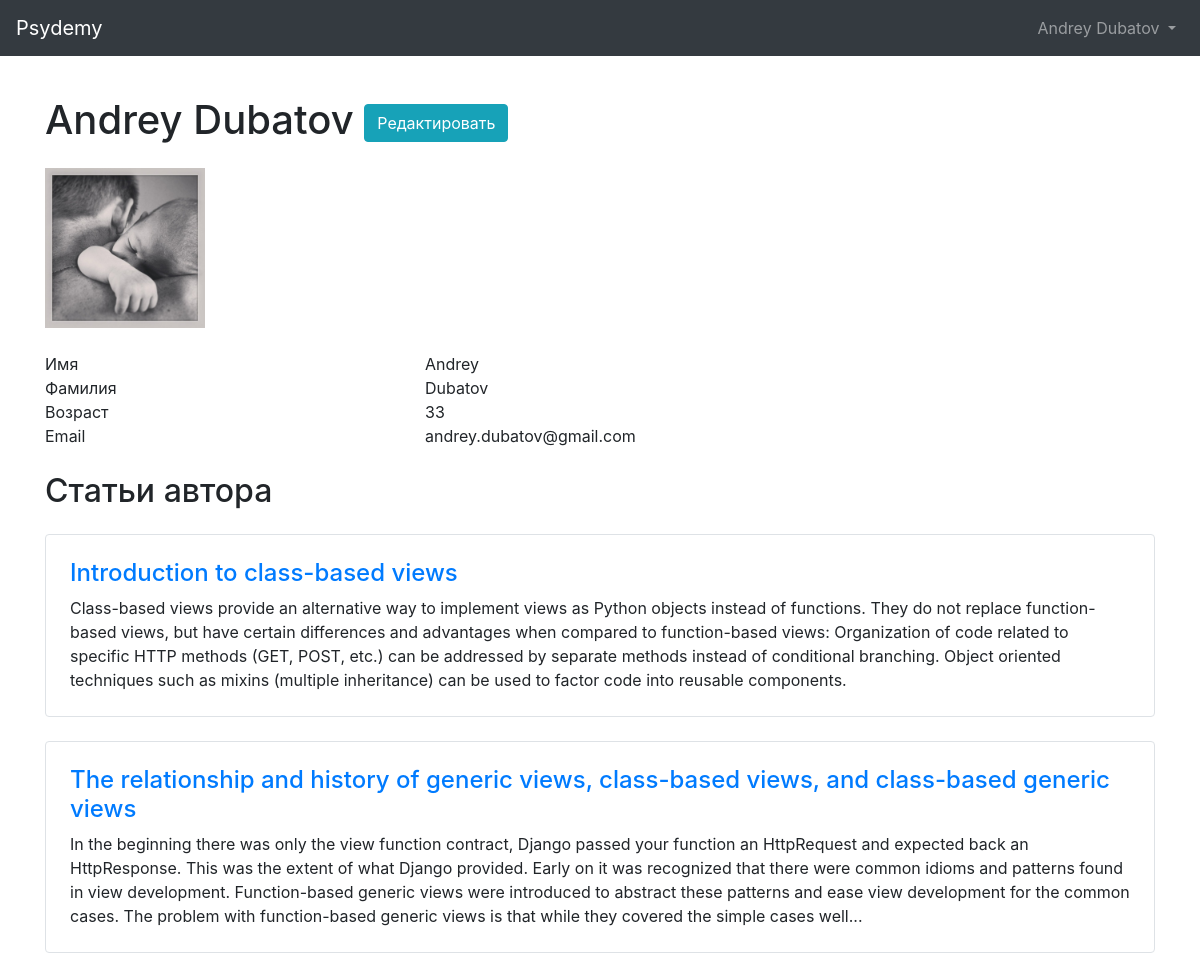
Page /users/1/ (signed in) on the committed database.
### users/models.py (models this page shows)
class CustomUser(AbstractUser):
    class Sex(models.IntegerChoices):
        FEMALE = 0, _('Female')
        MALE = 1, _('Male')
        __empty__ = _('(Не указан)')
    birth_date = models.DateField(blank=True, null=True)
    sex = models.IntegerField(choices=Sex.choices, null=True, blank=True)
    phone = models.CharField(max_length=12, blank=True)
    about = models.TextField(max_length=1000, blank=True, null=True)
    avatar = models.ImageField(upload_to=get_avatar_path, blank=True)
    def __str__(self):
        if self.first_name or self.last_name:
            return f'{self.first_name} {self.last_name}'
        else:
            return self.username

### articles/models.py (models this page shows)
class Article(models.Model):
    author = models.ForeignKey(get_user_model(), on_delete=models.CASCADE)
    pub_date = models.DateTimeField(auto_now_add=True)
    update_date = models.DateTimeField(auto_now=True)
    title = models.CharField(max_length=255)
    body = models.TextField()
    published = models.BooleanField(default=False)
    is_paid = models.BooleanField(default=False)
    def body_crop(self):
        return crop_text(self.body, 500)

### users/views.py (the view)
# urls.py: path('<int:pk>/', UserDetailView.as_view(), name='user_detail'),
class UserDetailView(DetailView):
    template_name = 'users/user_detail.html'
    model = get_user_model()
    context_name = 'user'
    def get_context_data(self, **kwargs):
        context = super().get_context_data(**kwargs)
        self.user = context['object']
        context['auth_user'] = get_user(self.request)
        context['age'] = self.get_user_age()
        context['articles'] = self.last_user_articles()
        return context
    def get_user_age(self):
        birth_date = self.user.birth_date
        now = timezone.localdate()
        res = int((now - birth_date).days // 365.25) if birth_date else 'Не указан'
        return res
    def last_user_articles(self):
        article_list = Article.objects.all().filter(author=self.user)
        return article_list[:5]

### utilities/text_utilities.py (called while the page is built)
def crop_text(text:str, length:int) -> str:
    postfix = ''
    if len(text) > length:
        postfix = '...'
    return f'{text[:length]}{postfix}'

### users/templates/users/user_detail.html (shortened to what this page needs)
{% extends 'base.html' %}
{% block content %}
<h1>
  {{ object }}
  {% if user == object %}
    <a class="btn btn-info" href="{% url 'user_update' user.pk %}">Редактировать</a>
  {% endif %}
</h1>
{% if object.avatar %}
  <div class="row my-4">
      <div class="col-sm-2"><img class="img-fluid" src="{{ object.avatar.url }}"></div>
  </div>
{% endif %}
<div class="row ">
    <div class="col-sm-4">Имя</div>
    <div class="col-sm-8">{{ object.first_name }}</div>
</div>
<div class="row ">
    <div class="col-sm-4">Фамилия</div>
    <div class="col-sm-8">{{ object.last_name }}</div>
</div>
<div class="row ">
    <div class="col-sm-4">Возраст</div>
    <div class="col-sm-8">{{ age }}</div>
</div>
<div class="row">
    <div class="col-sm-4">Email</div>
    <div class="col-sm-8">{{ object.email }}</div>
</div>
<br>
<h2>Статьи автора</h2>
{% for article in articles %}
  <article class="border rounded my-4 p-4">
    <h4><a href="{% url 'article_detail' article.pk %}">{{ article.title }}</a></h4>
    {{ article.body_crop }}
  </article>
{% endfor %}
{% endblock content %}

### templates/base.html (shortened to what this page needs)
<!doctype html>
<html lang="en"> <head>
<link rel="stylesheet" href="https://stackpath.bootstrapcdn.com/bootstrap/4.1.3/css/bootstrap.min.css"
crossorigin="anonymous">
<title>{% block title %}{% endblock title %} – Psydemy</title> </head>
<body>
<nav class="navbar navbar-expand-md navbar-dark bg-dark mb-4">
     <a class="navbar-brand" href="{% url 'home' %}">Psydemy</a>
<div class="collapse navbar-collapse" id="navbarCollapse">
{% if user.is_authenticated %} <ul class="navbar-nav ml-auto">
<li class="nav-item">
<a class="nav-link dropdown-toggle" href="#" id="userMenu"
                data-toggle="dropdown" aria-haspopup="true"
                aria-expanded="false">
                {% if user.first_name or user.last_name %}
                {{ user.first_name }} {{ user.last_name }}
                {% else %}
                {{ user.username }}
                {% endif %}
</a>
 </li>
</ul>
{% else %}
<form class="form-inline ml-auto">
<a href="{% url 'login' %}" class="btn btn-outline-secondary">Войти в систему</a>
<a href="{% url 'signup' %}" class="btn btn-primary ml-2">Зарегистрироваться</a>
</form> {% endif %}
</div> </nav>
<div class="container overflow-hidden py-3">
{% block content %}
{% endblock content %}
</div>
</body> </html>

### rows in the picture
CustomUser: first_name "Andrey", last_name "Dubatov", first_name+last_name "Andrey Dubatov", avatar (picture), email "andrey.dubatov@gmail.com"
Article: title "Introduction to class-based views", body_crop "Class-based views provide an alternative way to implement views as Python objects instead of functions. They do not replace function-based views, but have certain differences and advantages when compared to function-based views: Organization of code related to specific HTTP methods (GET, POST, etc.) can be addressed by separate methods instead of conditional branching. Object oriented techniques such as mixins (multiple inheritance) can be used to factor code into reusable components."
Article: title "The relationship and history of generic views, class-based views, and class-based generic views", body_crop "In the beginning there was only the view function contract, Django passed your function an HttpRequest and expected back an HttpResponse. This was the extent of what Django provided. Early on it was recognized that there were common idioms and patterns found in view development. Function-based generic views were introduced to abstract these patterns and ease view development for the common cases. The problem with function-based generic views is that while they covered the simple cases well..."

### other values in the picture
{{ age }} "33"
